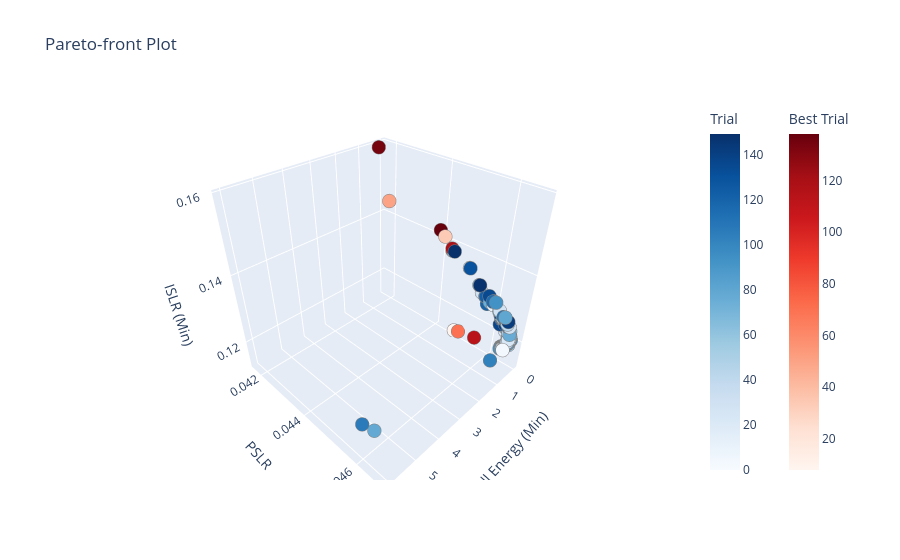
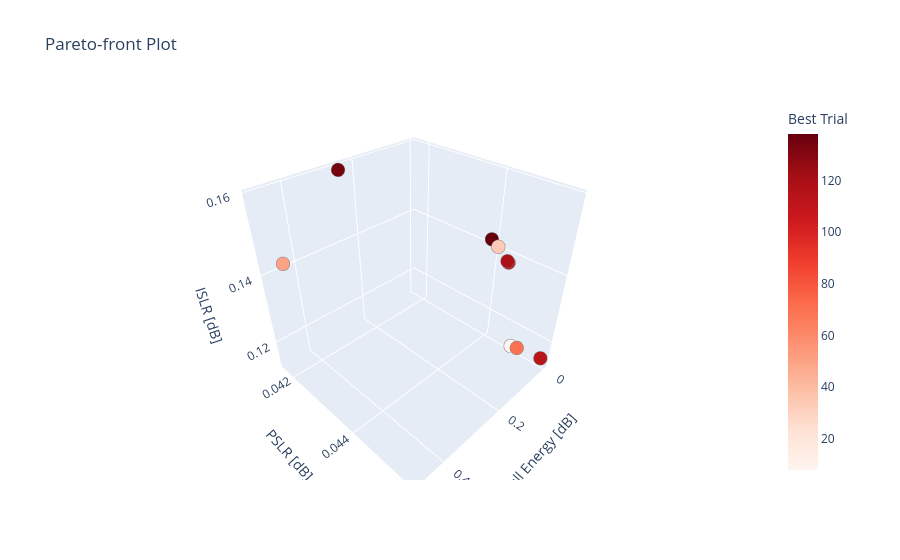
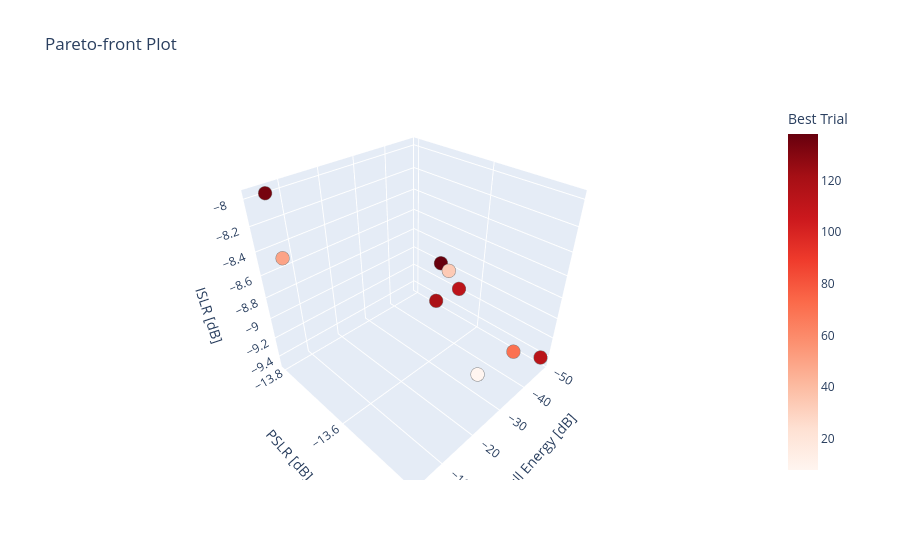
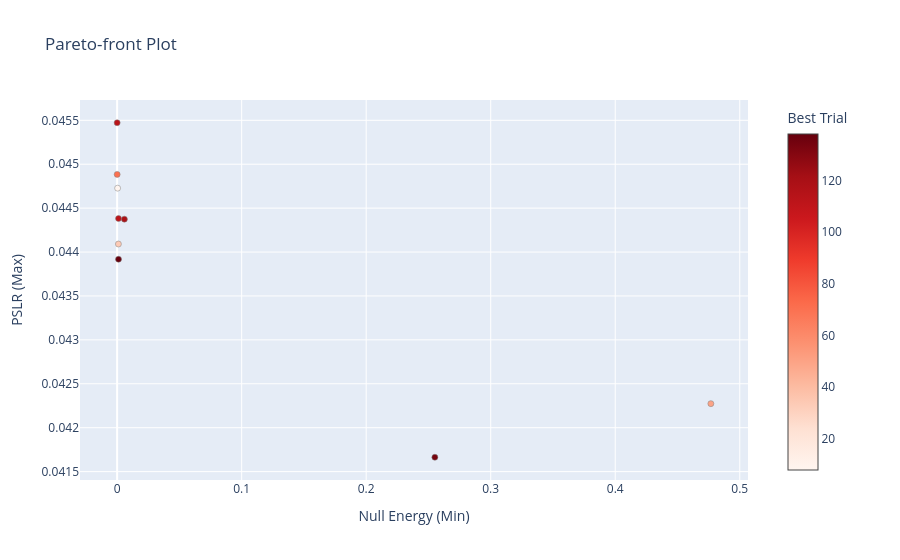

The notebook cell these images were saved under, in order:
### Code cell
# Ploting Optuna
import optuna.visualization as vis

fig = vis.plot_pareto_front(
    study, 
    target_names=["Null Energy (Min)", "PSLR ", "ISLR (Min)"]
)
fig.show()
import numpy as np

# 1. יצירת הגרף המקורי של אופטונה (הכותרות כבר עם [dB])
fig1 = vis.plot_pareto_front(
    study, 
    target_names=["Null Energy [dB]", "PSLR [dB]", "ISLR [dB]"],
    include_dominated_trials=False
)
fig1.show()
# 2. המרת כל הנתונים של שלושת הצירים ל-dB
for trace in fig1.data:
    # ציר X: אנרגיית החורים (Nulls)
    if trace.x is not None:
        trace.x = 10 * np.log10(np.array(trace.x, dtype=float) + 1e-20)
        
    # ציר Y: המדד השני (PSLR)
    if trace.y is not None:
        trace.y = 10 * np.log10(np.array(trace.y, dtype=float) + 1e-20)
        
    # ציר Z: המדד השלישי (ISLR)
    if trace.z is not None:
        trace.z = 10 * np.log10(np.array(trace.z, dtype=float) + 1e-20)

# 3. עדכון התצוגה התלת-מימדית כדי שהצירים יהיו ברורים
fig1.update_layout(
    scene=dict(
        xaxis_title="Null Energy [dB]",
        yaxis_title="PSLR [dB]",
        zaxis_title="ISLR [dB]"
    )
)

# 4. הצגת הגרף
fig1.show()
fig2 = vis.plot_pareto_front(
    study,
    targets=lambda t: (t.values[0], t.values[1]), # חיתוך ל-2D
    target_names=["Null Energy (Min)", "PSLR (Max)"],
    include_dominated_trials=False
    
)
fig2.show()
fig3 = vis.plot_parallel_coordinate(
    study,
    target=lambda t: t.values[1], # מסתכלים על ה-PSLR
    target_name="PSLR (dB)"
)
fig3.show()
fig4 = vis.plot_param_importances(
    study,
    target=lambda t: t.values[0], # מסתכלים על ה-Nulls
    target_name="Null Energy"
)
#fig4.show()

import numpy as np

print("\n--- Best Options on the Pareto Front ---")
best_trials = study.best_trials

for i, trial in enumerate(best_trials):
    # שליפת הערכים הליניאריים שחזרו מאופטונה
    null_lin = trial.values[0]
    pslr_lin = trial.values[1]
    islr_lin = trial.values[2]
    
    # המרה ל-dB (נוסיף 1e-20 כדי למנוע שגיאת log של אפס)
    null_db = 10 * np.log10(null_lin + 1e-20)
    pslr_db = 10 * np.log10(pslr_lin + 1e-20)
    islr_db = 10 * np.log10(islr_lin + 1e-20)
    
    print(f"\nOption {i+1} (Trial #{trial.number}):")
    # הדפסה יפה שמציגה את המעבר מליניארי ל-dB
    print(f"  Null Energy: {null_lin:.2e}  -->  {null_db:.2f} dB")
    print(f"  PSLR:        {pslr_lin:.6f}  -->  {pslr_db:.2f} dB")
    print(f"  ISLR:        {islr_lin:.6f}  -->  {islr_db:.2f} dB")
    
    print("  Betas to use:")
    for key, value in trial.params.items():
        print(f"    {key} = {value:.6e}")

### Figure 1 — Plotly figure (JSON) as saved in the notebook; plotly's stock layout.template omitted (floating-point values rounded to 4 significant figures; data arrays with more than 128 entries replaced by an {"elided": "..."} marker saying what was removed)
{"data": [{"hovertemplate": "%{text}<extra>Trial</extra>", "marker": {"color": {"elided": "141 int values"}, "colorbar": {"title": {"text": "Trial"}}, "colorscale": [[0, "rgb(247,251,255)"], [0.125, "rgb(222,235,247)"], [0.25, "rgb(198,219,239)"], [0.375, "rgb(158,202,225)"], [0.5, "rgb(107,174,214)"], [0.625, "rgb(66,146,198)"], [0.75, "rgb(33,113,181)"], [0.875, "rgb(8,81,156)"], [1, "rgb(8,48,107)"]], "line": {"color": "Grey", "width": 0.5}}, "mode": "markers", "showlegend": false, "text": {"elided": "141 str values"}, "type": "scatter3d", "x": {"elided": "141 float values"}, "y": {"elided": "141 float values"}, "z": {"elided": "141 float values"}}, {"hovertemplate": "%{text}<extra>Best Trial</extra>", "marker": {"color": [8, 34, 50, 70, 112, 113, 119, 134, 138], "colorbar": {"title": {"text": "Best Trial"}, "x": 1.1, "xpad": 40}, "colorscale": [[0, "rgb(255,245,240)"], [0.125, "rgb(254,224,210)"], [0.25, "rgb(252,187,161)"], [0.375, "rgb(252,146,114)"], [0.5, "rgb(251,106,74)"], [0.625, "rgb(239,59,44)"], [0.75, "rgb(203,24,29)"], [0.875, "rgb(165,15,21)"], [1, "rgb(103,0,13)"]], "line": {"color": "Grey", "width": 0.5}}, "mode": "markers", "showlegend": false, "text": ["{<br>  \"number\": 8,<br>  \"values\": [<br>    0.00038037420117036525,<br>    0.04472755376178493,<br>    0.1129436371431729<br>  ],<br>  \"params\": {<br>    \"lr\": 0.010025880533977308,<br>    \"beta_smooth\": 0.0326956084011164,<br>    \"beta_norm\": 0.015469975405447926,<br>    \"beta_pslr\": 1.887012456860387,<br>    \"beta_islr\": 0.7251177613486277,<br>    \"beta_div1\": 0.8523238997914495,<br>    \"beta_div2\": 1.719682840107483<br>  }<br>}", "{<br>  \"number\": 34,<br>  \"values\": [<br>    0.0010220192895036082,<br>    0.044091438016679696,<br>    0.14080011746309778<br>  ],<br>  \"params\": {<br>    \"lr\": 0.0003547800845540846,<br>    \"beta_smooth\": 1.0468469558283537,<br>    \"beta_norm\": 0.06267539750319222,<br>    \"beta_pslr\": 0.9944256205553352,<br>    \"beta_islr\": 0.10025235701495328,<br>    \"beta_div1\": 0.28723172869274405,<br>    \"beta_div2\": 1.4407498863215045<br>  }<br>}", "{<br>  \"number\": 50,<br>  \"values\": [<br>    0.47678327027874445,<br>    0.04227374878874549,<br>    0.14644958724939428<br>  ],<br>  \"params\": {<br>    \"lr\": 0.08573248324746634,<br>    \"beta_smooth\": 0.6589268978729564,<br>    \"beta_norm\": 0.015469975405447926,<br>    \"beta_pslr\": 1.134331636487874,<br>    \"beta_islr\": 0.7251177613486277,<br>    \"beta_div1\": 0.33035129731994706,<br>    \"beta_div2\": 1.719682840107483<br>  }<br>}", "{<br>  \"number\": 70,<br>  \"values\": [<br>    2.0755820770541552e-05,<br>    0.044884398186551745,<br>    0.11345447680916874<br>  ],<br>  \"params\": {<br>    \"lr\": 0.0011982367071927205,<br>    \"beta_smooth\": 0.0326956084011164,<br>    \"beta_norm\": 0.015469975405447926,<br>    \"beta_pslr\": 1.8604316863925938,<br>    \"beta_islr\": 0.7251177613486277,<br>    \"beta_div1\": 1.7160251617539615,<br>    \"beta_div2\": 1.719682840107483<br>  }<br>}", "{<br>  \"number\": 112,<br>  \"values\": [<br>    0.0011158092619259828,<br>    0.044381656905189394,<br>    0.1377683410998924<br>  ],<br>  \"params\": {<br>    \"lr\": 0.00013492312845066014,<br>    \"beta_smooth\": 1.5670125979441336,<br>    \"beta_norm\": 0.015469975405447926,<br>    \"beta_pslr\": 1.887012456860387,<br>    \"beta_islr\": 1.667702144040122,<br>    \"beta_div1\": 0.8523238997914495,<br>    \"beta_div2\": 0.42821731598285456<br>  }<br>}", "{<br>  \"number\": 113,<br>  \"values\": [<br>    1.3283263052653163e-05,<br>    0.04547234586555507,<br>    0.11445656191857827<br>  ],<br>  \"params\": {<br>    \"lr\": 0.010025880533977308,<br>    \"beta_smooth\": 0.0326956084011164,<br>    \"beta_norm\": 0.015469975405447926,<br>    \"beta_pslr\": 0.42483614060399677,<br>    \"beta_islr\": 0.7251177613486277,<br>    \"beta_div1\": 0.8523238997914495,<br>    \"beta_div2\": 1.719682840107483<br>  }<br>}", "{<br>  \"number\": 119,<br>  \"values\": [<br>    0.005831599877066077,<br>    0.04437487489464541,<br>    0.1383190615531561<br>  ],<br>  \"params\": {<br>    \"lr\": 0.08072559827564114,<br>    \"beta_smooth\": 1.920720040661561,<br>    \"beta_norm\": 0.15062722703024908,<br>    \"beta_pslr\": 1.411823406742375,<br>    \"beta_islr\": 0.7693254078507097,<br>    \"beta_div1\": 0.7827706890992784,<br>    \"beta_div2\": 0.9128621525257749<br>  }<br>}", "{<br>  \"number\": 134,<br>  \"values\": [<br>    0.25514717017118077,<br>    0.04166335389646707,<br>    0.1590833309447611<br>  ],<br>  \"params\": {<br>    \"lr\": 0.08573248324746634,<br>    \"beta_smooth\": 1.2329576413430698,<br>    \"beta_norm\": 0.015469975405447926,<br>    \"beta_pslr\": 1.1573177042974745,<br>    \"beta_islr\": 0.7251177613486277,<br>    \"beta_div1\": 0.33035129731994706,<br>    \"beta_div2\": 1.719682840107483<br>  }<br>}", "{<br>  \"number\": 138,<br>  \"values\": [<br>    0.0011076401295397691,<br>    0.043918154203297054,<br>    0.14206893587733757<br>  ],<br>  \"params\": {<br>    \"lr\": 0.0003547800845540846,<br>    \"beta_smooth\": 1.1722753652278095,<br>    \"beta_norm\": 0.06267539750319222,<br>    \"beta_pslr\": 0.9944256205553352,<br>    \"beta_islr\": 0.10025235701495328,<br>    \"beta_div1\": 1.1295898432600087,<br>    \"beta_div2\": 0.549663257715014<br>  }<br>}"], "type": "scatter3d", "x": [0.0003804, 0.001022, 0.4768, 2.076e-05, 0.001116, 1.328e-05, 0.005832, 0.2551, 0.001108], "y": [0.04473, 0.04409, 0.04227, 0.04488, 0.04438, 0.04547, 0.04437, 0.04166, 0.04392], "z": [0.1129, 0.1408, 0.1464, 0.1135, 0.1378, 0.1145, 0.1383, 0.1591, 0.1421]}], "layout": {"scene": {"xaxis": {"title": {"text": "Null Energy (Min)"}}, "yaxis": {"title": {"text": "PSLR "}}, "zaxis": {"title": {"text": "ISLR (Min)"}}}, "title": {"text": "Pareto-front Plot"}}}

### Figure 2 — Plotly figure (JSON) as saved in the notebook; plotly's stock layout.template omitted (floating-point values rounded to 4 significant figures)
{"data": [{"hovertemplate": "%{text}<extra>Trial</extra>", "marker": {"color": [], "colorbar": {"title": {"text": "Trial"}}, "colorscale": [[0, "rgb(247,251,255)"], [0.125, "rgb(222,235,247)"], [0.25, "rgb(198,219,239)"], [0.375, "rgb(158,202,225)"], [0.5, "rgb(107,174,214)"], [0.625, "rgb(66,146,198)"], [0.75, "rgb(33,113,181)"], [0.875, "rgb(8,81,156)"], [1, "rgb(8,48,107)"]], "line": {"color": "Grey", "width": 0.5}}, "mode": "markers", "showlegend": false, "text": [], "type": "scatter3d", "x": [], "y": [], "z": []}, {"hovertemplate": "%{text}<extra>Best Trial</extra>", "marker": {"color": [8, 34, 50, 70, 112, 113, 119, 134, 138], "colorbar": {"title": {"text": "Best Trial"}, "x": 1, "xpad": 40}, "colorscale": [[0, "rgb(255,245,240)"], [0.125, "rgb(254,224,210)"], [0.25, "rgb(252,187,161)"], [0.375, "rgb(252,146,114)"], [0.5, "rgb(251,106,74)"], [0.625, "rgb(239,59,44)"], [0.75, "rgb(203,24,29)"], [0.875, "rgb(165,15,21)"], [1, "rgb(103,0,13)"]], "line": {"color": "Grey", "width": 0.5}}, "mode": "markers", "showlegend": false, "text": ["{<br>  \"number\": 8,<br>  \"values\": [<br>    0.00038037420117036525,<br>    0.04472755376178493,<br>    0.1129436371431729<br>  ],<br>  \"params\": {<br>    \"lr\": 0.010025880533977308,<br>    \"beta_smooth\": 0.0326956084011164,<br>    \"beta_norm\": 0.015469975405447926,<br>    \"beta_pslr\": 1.887012456860387,<br>    \"beta_islr\": 0.7251177613486277,<br>    \"beta_div1\": 0.8523238997914495,<br>    \"beta_div2\": 1.719682840107483<br>  }<br>}", "{<br>  \"number\": 34,<br>  \"values\": [<br>    0.0010220192895036082,<br>    0.044091438016679696,<br>    0.14080011746309778<br>  ],<br>  \"params\": {<br>    \"lr\": 0.0003547800845540846,<br>    \"beta_smooth\": 1.0468469558283537,<br>    \"beta_norm\": 0.06267539750319222,<br>    \"beta_pslr\": 0.9944256205553352,<br>    \"beta_islr\": 0.10025235701495328,<br>    \"beta_div1\": 0.28723172869274405,<br>    \"beta_div2\": 1.4407498863215045<br>  }<br>}", "{<br>  \"number\": 50,<br>  \"values\": [<br>    0.47678327027874445,<br>    0.04227374878874549,<br>    0.14644958724939428<br>  ],<br>  \"params\": {<br>    \"lr\": 0.08573248324746634,<br>    \"beta_smooth\": 0.6589268978729564,<br>    \"beta_norm\": 0.015469975405447926,<br>    \"beta_pslr\": 1.134331636487874,<br>    \"beta_islr\": 0.7251177613486277,<br>    \"beta_div1\": 0.33035129731994706,<br>    \"beta_div2\": 1.719682840107483<br>  }<br>}", "{<br>  \"number\": 70,<br>  \"values\": [<br>    2.0755820770541552e-05,<br>    0.044884398186551745,<br>    0.11345447680916874<br>  ],<br>  \"params\": {<br>    \"lr\": 0.0011982367071927205,<br>    \"beta_smooth\": 0.0326956084011164,<br>    \"beta_norm\": 0.015469975405447926,<br>    \"beta_pslr\": 1.8604316863925938,<br>    \"beta_islr\": 0.7251177613486277,<br>    \"beta_div1\": 1.7160251617539615,<br>    \"beta_div2\": 1.719682840107483<br>  }<br>}", "{<br>  \"number\": 112,<br>  \"values\": [<br>    0.0011158092619259828,<br>    0.044381656905189394,<br>    0.1377683410998924<br>  ],<br>  \"params\": {<br>    \"lr\": 0.00013492312845066014,<br>    \"beta_smooth\": 1.5670125979441336,<br>    \"beta_norm\": 0.015469975405447926,<br>    \"beta_pslr\": 1.887012456860387,<br>    \"beta_islr\": 1.667702144040122,<br>    \"beta_div1\": 0.8523238997914495,<br>    \"beta_div2\": 0.42821731598285456<br>  }<br>}", "{<br>  \"number\": 113,<br>  \"values\": [<br>    1.3283263052653163e-05,<br>    0.04547234586555507,<br>    0.11445656191857827<br>  ],<br>  \"params\": {<br>    \"lr\": 0.010025880533977308,<br>    \"beta_smooth\": 0.0326956084011164,<br>    \"beta_norm\": 0.015469975405447926,<br>    \"beta_pslr\": 0.42483614060399677,<br>    \"beta_islr\": 0.7251177613486277,<br>    \"beta_div1\": 0.8523238997914495,<br>    \"beta_div2\": 1.719682840107483<br>  }<br>}", "{<br>  \"number\": 119,<br>  \"values\": [<br>    0.005831599877066077,<br>    0.04437487489464541,<br>    0.1383190615531561<br>  ],<br>  \"params\": {<br>    \"lr\": 0.08072559827564114,<br>    \"beta_smooth\": 1.920720040661561,<br>    \"beta_norm\": 0.15062722703024908,<br>    \"beta_pslr\": 1.411823406742375,<br>    \"beta_islr\": 0.7693254078507097,<br>    \"beta_div1\": 0.7827706890992784,<br>    \"beta_div2\": 0.9128621525257749<br>  }<br>}", "{<br>  \"number\": 134,<br>  \"values\": [<br>    0.25514717017118077,<br>    0.04166335389646707,<br>    0.1590833309447611<br>  ],<br>  \"params\": {<br>    \"lr\": 0.08573248324746634,<br>    \"beta_smooth\": 1.2329576413430698,<br>    \"beta_norm\": 0.015469975405447926,<br>    \"beta_pslr\": 1.1573177042974745,<br>    \"beta_islr\": 0.7251177613486277,<br>    \"beta_div1\": 0.33035129731994706,<br>    \"beta_div2\": 1.719682840107483<br>  }<br>}", "{<br>  \"number\": 138,<br>  \"values\": [<br>    0.0011076401295397691,<br>    0.043918154203297054,<br>    0.14206893587733757<br>  ],<br>  \"params\": {<br>    \"lr\": 0.0003547800845540846,<br>    \"beta_smooth\": 1.1722753652278095,<br>    \"beta_norm\": 0.06267539750319222,<br>    \"beta_pslr\": 0.9944256205553352,<br>    \"beta_islr\": 0.10025235701495328,<br>    \"beta_div1\": 1.1295898432600087,<br>    \"beta_div2\": 0.549663257715014<br>  }<br>}"], "type": "scatter3d", "x": [0.0003804, 0.001022, 0.4768, 2.076e-05, 0.001116, 1.328e-05, 0.005832, 0.2551, 0.001108], "y": [0.04473, 0.04409, 0.04227, 0.04488, 0.04438, 0.04547, 0.04437, 0.04166, 0.04392], "z": [0.1129, 0.1408, 0.1464, 0.1135, 0.1378, 0.1145, 0.1383, 0.1591, 0.1421]}], "layout": {"scene": {"xaxis": {"title": {"text": "Null Energy [dB]"}}, "yaxis": {"title": {"text": "PSLR [dB]"}}, "zaxis": {"title": {"text": "ISLR [dB]"}}}, "title": {"text": "Pareto-front Plot"}}}

### Figure 3 — Plotly figure (JSON) as saved in the notebook; plotly's stock layout.template omitted (floating-point values rounded to 4 significant figures)
{"data": [{"hovertemplate": "%{text}<extra>Trial</extra>", "marker": {"color": [], "colorbar": {"title": {"text": "Trial"}}, "colorscale": [[0, "rgb(247,251,255)"], [0.125, "rgb(222,235,247)"], [0.25, "rgb(198,219,239)"], [0.375, "rgb(158,202,225)"], [0.5, "rgb(107,174,214)"], [0.625, "rgb(66,146,198)"], [0.75, "rgb(33,113,181)"], [0.875, "rgb(8,81,156)"], [1, "rgb(8,48,107)"]], "line": {"color": "Grey", "width": 0.5}}, "mode": "markers", "showlegend": false, "text": [], "type": "scatter3d", "x": [], "y": [], "z": []}, {"hovertemplate": "%{text}<extra>Best Trial</extra>", "marker": {"color": [8, 34, 50, 70, 112, 113, 119, 134, 138], "colorbar": {"title": {"text": "Best Trial"}, "x": 1, "xpad": 40}, "colorscale": [[0, "rgb(255,245,240)"], [0.125, "rgb(254,224,210)"], [0.25, "rgb(252,187,161)"], [0.375, "rgb(252,146,114)"], [0.5, "rgb(251,106,74)"], [0.625, "rgb(239,59,44)"], [0.75, "rgb(203,24,29)"], [0.875, "rgb(165,15,21)"], [1, "rgb(103,0,13)"]], "line": {"color": "Grey", "width": 0.5}}, "mode": "markers", "showlegend": false, "text": ["{<br>  \"number\": 8,<br>  \"values\": [<br>    0.00038037420117036525,<br>    0.04472755376178493,<br>    0.1129436371431729<br>  ],<br>  \"params\": {<br>    \"lr\": 0.010025880533977308,<br>    \"beta_smooth\": 0.0326956084011164,<br>    \"beta_norm\": 0.015469975405447926,<br>    \"beta_pslr\": 1.887012456860387,<br>    \"beta_islr\": 0.7251177613486277,<br>    \"beta_div1\": 0.8523238997914495,<br>    \"beta_div2\": 1.719682840107483<br>  }<br>}", "{<br>  \"number\": 34,<br>  \"values\": [<br>    0.0010220192895036082,<br>    0.044091438016679696,<br>    0.14080011746309778<br>  ],<br>  \"params\": {<br>    \"lr\": 0.0003547800845540846,<br>    \"beta_smooth\": 1.0468469558283537,<br>    \"beta_norm\": 0.06267539750319222,<br>    \"beta_pslr\": 0.9944256205553352,<br>    \"beta_islr\": 0.10025235701495328,<br>    \"beta_div1\": 0.28723172869274405,<br>    \"beta_div2\": 1.4407498863215045<br>  }<br>}", "{<br>  \"number\": 50,<br>  \"values\": [<br>    0.47678327027874445,<br>    0.04227374878874549,<br>    0.14644958724939428<br>  ],<br>  \"params\": {<br>    \"lr\": 0.08573248324746634,<br>    \"beta_smooth\": 0.6589268978729564,<br>    \"beta_norm\": 0.015469975405447926,<br>    \"beta_pslr\": 1.134331636487874,<br>    \"beta_islr\": 0.7251177613486277,<br>    \"beta_div1\": 0.33035129731994706,<br>    \"beta_div2\": 1.719682840107483<br>  }<br>}", "{<br>  \"number\": 70,<br>  \"values\": [<br>    2.0755820770541552e-05,<br>    0.044884398186551745,<br>    0.11345447680916874<br>  ],<br>  \"params\": {<br>    \"lr\": 0.0011982367071927205,<br>    \"beta_smooth\": 0.0326956084011164,<br>    \"beta_norm\": 0.015469975405447926,<br>    \"beta_pslr\": 1.8604316863925938,<br>    \"beta_islr\": 0.7251177613486277,<br>    \"beta_div1\": 1.7160251617539615,<br>    \"beta_div2\": 1.719682840107483<br>  }<br>}", "{<br>  \"number\": 112,<br>  \"values\": [<br>    0.0011158092619259828,<br>    0.044381656905189394,<br>    0.1377683410998924<br>  ],<br>  \"params\": {<br>    \"lr\": 0.00013492312845066014,<br>    \"beta_smooth\": 1.5670125979441336,<br>    \"beta_norm\": 0.015469975405447926,<br>    \"beta_pslr\": 1.887012456860387,<br>    \"beta_islr\": 1.667702144040122,<br>    \"beta_div1\": 0.8523238997914495,<br>    \"beta_div2\": 0.42821731598285456<br>  }<br>}", "{<br>  \"number\": 113,<br>  \"values\": [<br>    1.3283263052653163e-05,<br>    0.04547234586555507,<br>    0.11445656191857827<br>  ],<br>  \"params\": {<br>    \"lr\": 0.010025880533977308,<br>    \"beta_smooth\": 0.0326956084011164,<br>    \"beta_norm\": 0.015469975405447926,<br>    \"beta_pslr\": 0.42483614060399677,<br>    \"beta_islr\": 0.7251177613486277,<br>    \"beta_div1\": 0.8523238997914495,<br>    \"beta_div2\": 1.719682840107483<br>  }<br>}", "{<br>  \"number\": 119,<br>  \"values\": [<br>    0.005831599877066077,<br>    0.04437487489464541,<br>    0.1383190615531561<br>  ],<br>  \"params\": {<br>    \"lr\": 0.08072559827564114,<br>    \"beta_smooth\": 1.920720040661561,<br>    \"beta_norm\": 0.15062722703024908,<br>    \"beta_pslr\": 1.411823406742375,<br>    \"beta_islr\": 0.7693254078507097,<br>    \"beta_div1\": 0.7827706890992784,<br>    \"beta_div2\": 0.9128621525257749<br>  }<br>}", "{<br>  \"number\": 134,<br>  \"values\": [<br>    0.25514717017118077,<br>    0.04166335389646707,<br>    0.1590833309447611<br>  ],<br>  \"params\": {<br>    \"lr\": 0.08573248324746634,<br>    \"beta_smooth\": 1.2329576413430698,<br>    \"beta_norm\": 0.015469975405447926,<br>    \"beta_pslr\": 1.1573177042974745,<br>    \"beta_islr\": 0.7251177613486277,<br>    \"beta_div1\": 0.33035129731994706,<br>    \"beta_div2\": 1.719682840107483<br>  }<br>}", "{<br>  \"number\": 138,<br>  \"values\": [<br>    0.0011076401295397691,<br>    0.043918154203297054,<br>    0.14206893587733757<br>  ],<br>  \"params\": {<br>    \"lr\": 0.0003547800845540846,<br>    \"beta_smooth\": 1.1722753652278095,<br>    \"beta_norm\": 0.06267539750319222,<br>    \"beta_pslr\": 0.9944256205553352,<br>    \"beta_islr\": 0.10025235701495328,<br>    \"beta_div1\": 1.1295898432600087,<br>    \"beta_div2\": 0.549663257715014<br>  }<br>}"], "type": "scatter3d", "x": [-34.2, -29.91, -3.217, -46.83, -29.52, -48.77, -22.34, -5.932, -29.56], "y": [-13.49, -13.56, -13.74, -13.48, -13.53, -13.42, -13.53, -13.8, -13.57], "z": [-9.471, -8.514, -8.343, -9.452, -8.609, -9.414, -8.591, -7.984, -8.475]}], "layout": {"scene": {"xaxis": {"title": {"text": "Null Energy [dB]"}}, "yaxis": {"title": {"text": "PSLR [dB]"}}, "zaxis": {"title": {"text": "ISLR [dB]"}}}, "title": {"text": "Pareto-front Plot"}}}

### Figure 4 — Plotly figure (JSON) as saved in the notebook; plotly's stock layout.template omitted (floating-point values rounded to 4 significant figures)
{"data": [{"hovertemplate": "%{text}<extra>Trial</extra>", "marker": {"color": [], "colorbar": {"title": {"text": "Trial"}}, "colorscale": [[0, "rgb(247,251,255)"], [0.125, "rgb(222,235,247)"], [0.25, "rgb(198,219,239)"], [0.375, "rgb(158,202,225)"], [0.5, "rgb(107,174,214)"], [0.625, "rgb(66,146,198)"], [0.75, "rgb(33,113,181)"], [0.875, "rgb(8,81,156)"], [1, "rgb(8,48,107)"]], "line": {"color": "Grey", "width": 0.5}}, "mode": "markers", "showlegend": false, "text": [], "type": "scatter", "x": [], "y": []}, {"hovertemplate": "%{text}<extra>Best Trial</extra>", "marker": {"color": [8, 34, 50, 70, 112, 113, 119, 134, 138], "colorbar": {"title": {"text": "Best Trial"}, "x": 1, "xpad": 40}, "colorscale": [[0, "rgb(255,245,240)"], [0.125, "rgb(254,224,210)"], [0.25, "rgb(252,187,161)"], [0.375, "rgb(252,146,114)"], [0.5, "rgb(251,106,74)"], [0.625, "rgb(239,59,44)"], [0.75, "rgb(203,24,29)"], [0.875, "rgb(165,15,21)"], [1, "rgb(103,0,13)"]], "line": {"color": "Grey", "width": 0.5}}, "mode": "markers", "showlegend": false, "text": ["{<br>  \"number\": 8,<br>  \"values\": [<br>    0.00038037420117036525,<br>    0.04472755376178493,<br>    0.1129436371431729<br>  ],<br>  \"params\": {<br>    \"lr\": 0.010025880533977308,<br>    \"beta_smooth\": 0.0326956084011164,<br>    \"beta_norm\": 0.015469975405447926,<br>    \"beta_pslr\": 1.887012456860387,<br>    \"beta_islr\": 0.7251177613486277,<br>    \"beta_div1\": 0.8523238997914495,<br>    \"beta_div2\": 1.719682840107483<br>  }<br>}", "{<br>  \"number\": 34,<br>  \"values\": [<br>    0.0010220192895036082,<br>    0.044091438016679696,<br>    0.14080011746309778<br>  ],<br>  \"params\": {<br>    \"lr\": 0.0003547800845540846,<br>    \"beta_smooth\": 1.0468469558283537,<br>    \"beta_norm\": 0.06267539750319222,<br>    \"beta_pslr\": 0.9944256205553352,<br>    \"beta_islr\": 0.10025235701495328,<br>    \"beta_div1\": 0.28723172869274405,<br>    \"beta_div2\": 1.4407498863215045<br>  }<br>}", "{<br>  \"number\": 50,<br>  \"values\": [<br>    0.47678327027874445,<br>    0.04227374878874549,<br>    0.14644958724939428<br>  ],<br>  \"params\": {<br>    \"lr\": 0.08573248324746634,<br>    \"beta_smooth\": 0.6589268978729564,<br>    \"beta_norm\": 0.015469975405447926,<br>    \"beta_pslr\": 1.134331636487874,<br>    \"beta_islr\": 0.7251177613486277,<br>    \"beta_div1\": 0.33035129731994706,<br>    \"beta_div2\": 1.719682840107483<br>  }<br>}", "{<br>  \"number\": 70,<br>  \"values\": [<br>    2.0755820770541552e-05,<br>    0.044884398186551745,<br>    0.11345447680916874<br>  ],<br>  \"params\": {<br>    \"lr\": 0.0011982367071927205,<br>    \"beta_smooth\": 0.0326956084011164,<br>    \"beta_norm\": 0.015469975405447926,<br>    \"beta_pslr\": 1.8604316863925938,<br>    \"beta_islr\": 0.7251177613486277,<br>    \"beta_div1\": 1.7160251617539615,<br>    \"beta_div2\": 1.719682840107483<br>  }<br>}", "{<br>  \"number\": 112,<br>  \"values\": [<br>    0.0011158092619259828,<br>    0.044381656905189394,<br>    0.1377683410998924<br>  ],<br>  \"params\": {<br>    \"lr\": 0.00013492312845066014,<br>    \"beta_smooth\": 1.5670125979441336,<br>    \"beta_norm\": 0.015469975405447926,<br>    \"beta_pslr\": 1.887012456860387,<br>    \"beta_islr\": 1.667702144040122,<br>    \"beta_div1\": 0.8523238997914495,<br>    \"beta_div2\": 0.42821731598285456<br>  }<br>}", "{<br>  \"number\": 113,<br>  \"values\": [<br>    1.3283263052653163e-05,<br>    0.04547234586555507,<br>    0.11445656191857827<br>  ],<br>  \"params\": {<br>    \"lr\": 0.010025880533977308,<br>    \"beta_smooth\": 0.0326956084011164,<br>    \"beta_norm\": 0.015469975405447926,<br>    \"beta_pslr\": 0.42483614060399677,<br>    \"beta_islr\": 0.7251177613486277,<br>    \"beta_div1\": 0.8523238997914495,<br>    \"beta_div2\": 1.719682840107483<br>  }<br>}", "{<br>  \"number\": 119,<br>  \"values\": [<br>    0.005831599877066077,<br>    0.04437487489464541,<br>    0.1383190615531561<br>  ],<br>  \"params\": {<br>    \"lr\": 0.08072559827564114,<br>    \"beta_smooth\": 1.920720040661561,<br>    \"beta_norm\": 0.15062722703024908,<br>    \"beta_pslr\": 1.411823406742375,<br>    \"beta_islr\": 0.7693254078507097,<br>    \"beta_div1\": 0.7827706890992784,<br>    \"beta_div2\": 0.9128621525257749<br>  }<br>}", "{<br>  \"number\": 134,<br>  \"values\": [<br>    0.25514717017118077,<br>    0.04166335389646707,<br>    0.1590833309447611<br>  ],<br>  \"params\": {<br>    \"lr\": 0.08573248324746634,<br>    \"beta_smooth\": 1.2329576413430698,<br>    \"beta_norm\": 0.015469975405447926,<br>    \"beta_pslr\": 1.1573177042974745,<br>    \"beta_islr\": 0.7251177613486277,<br>    \"beta_div1\": 0.33035129731994706,<br>    \"beta_div2\": 1.719682840107483<br>  }<br>}", "{<br>  \"number\": 138,<br>  \"values\": [<br>    0.0011076401295397691,<br>    0.043918154203297054,<br>    0.14206893587733757<br>  ],<br>  \"params\": {<br>    \"lr\": 0.0003547800845540846,<br>    \"beta_smooth\": 1.1722753652278095,<br>    \"beta_norm\": 0.06267539750319222,<br>    \"beta_pslr\": 0.9944256205553352,<br>    \"beta_islr\": 0.10025235701495328,<br>    \"beta_div1\": 1.1295898432600087,<br>    \"beta_div2\": 0.549663257715014<br>  }<br>}"], "type": "scatter", "x": [0.0003804, 0.001022, 0.4768, 2.076e-05, 0.001116, 1.328e-05, 0.005832, 0.2551, 0.001108], "y": [0.04473, 0.04409, 0.04227, 0.04488, 0.04438, 0.04547, 0.04437, 0.04166, 0.04392]}], "layout": {"title": {"text": "Pareto-front Plot"}, "xaxis": {"title": {"text": "Null Energy (Min)"}}, "yaxis": {"title": {"text": "PSLR (Max)"}}}}
